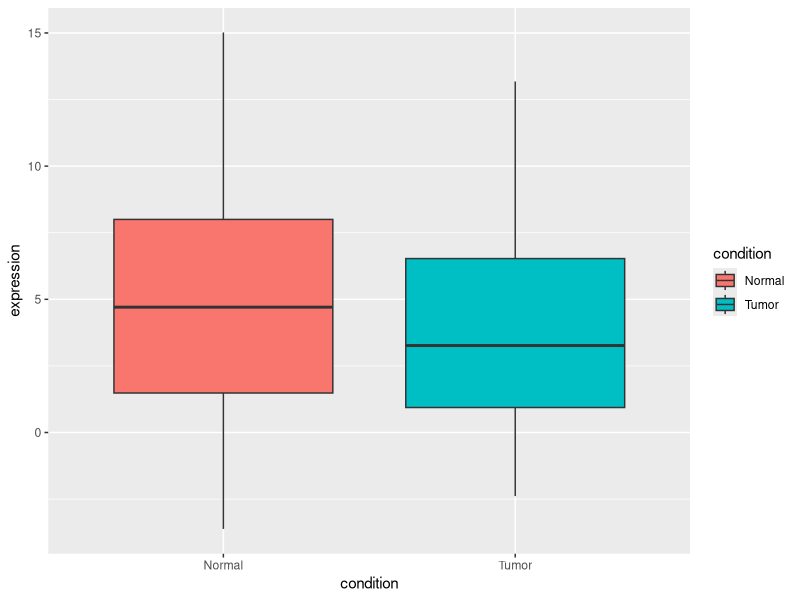
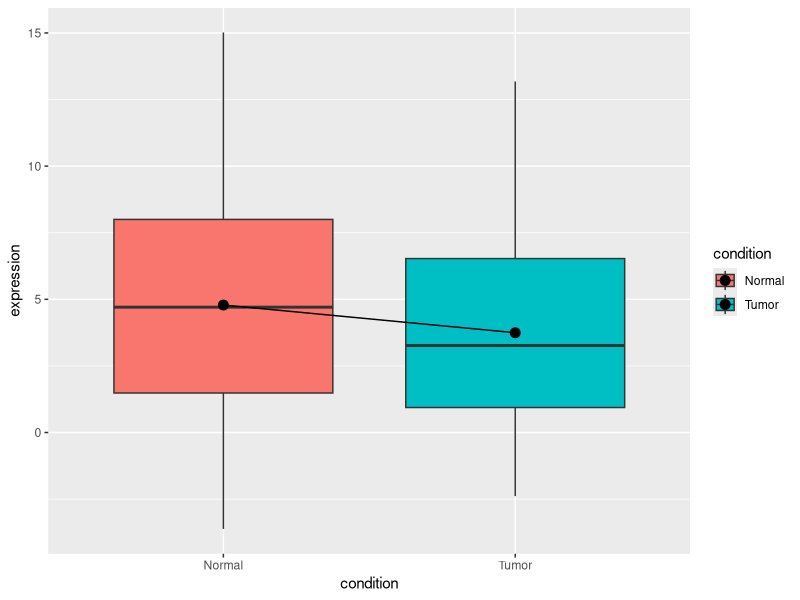
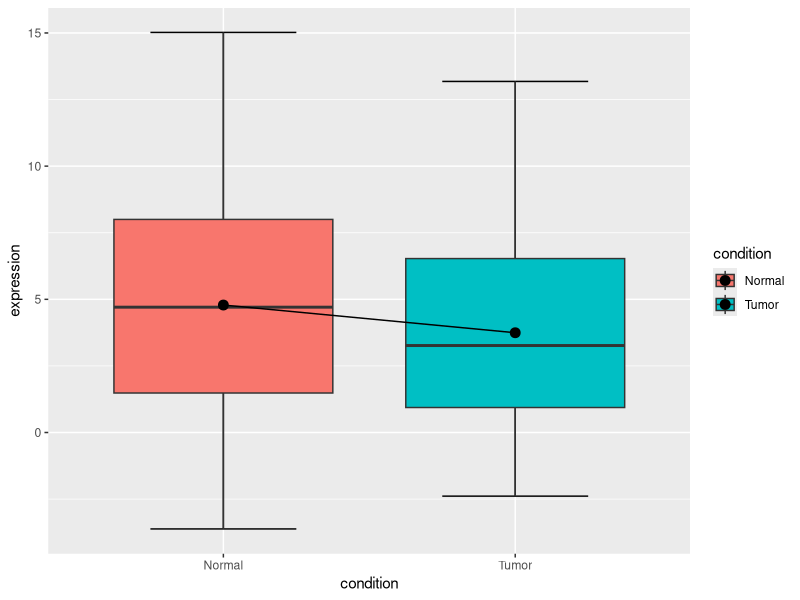
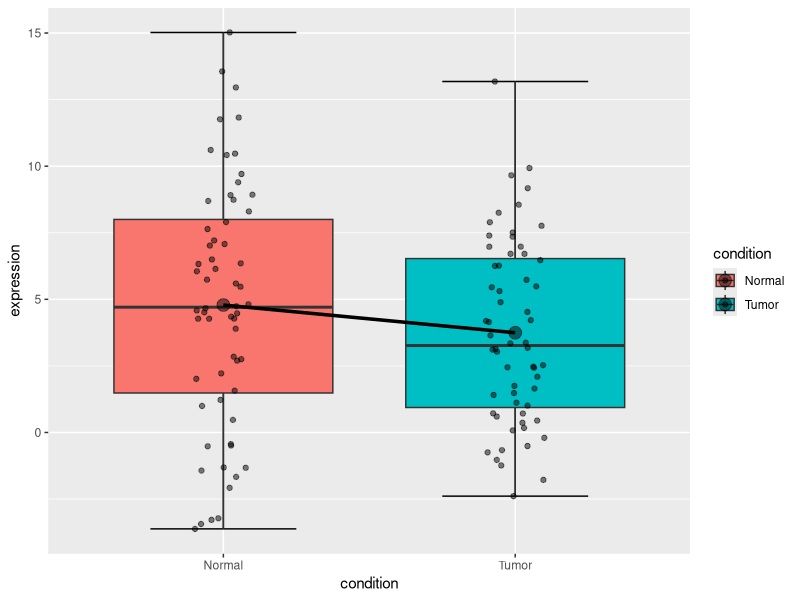
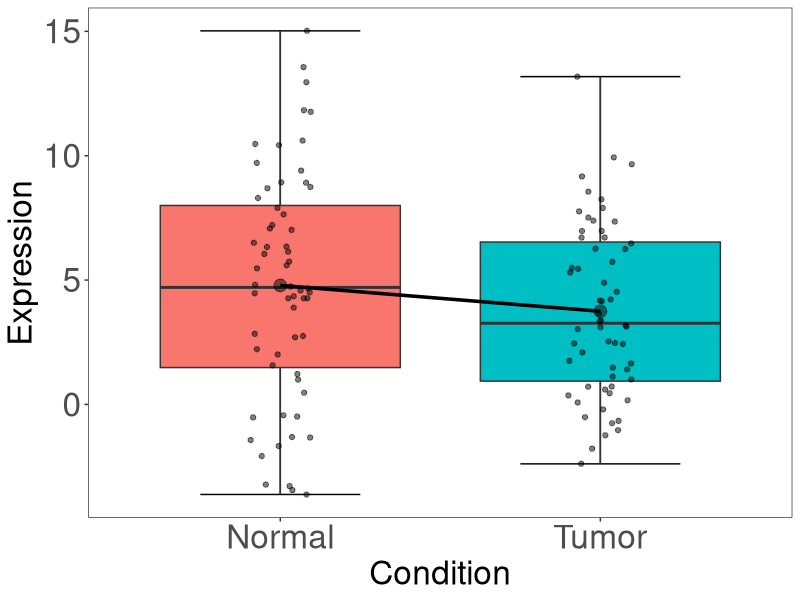
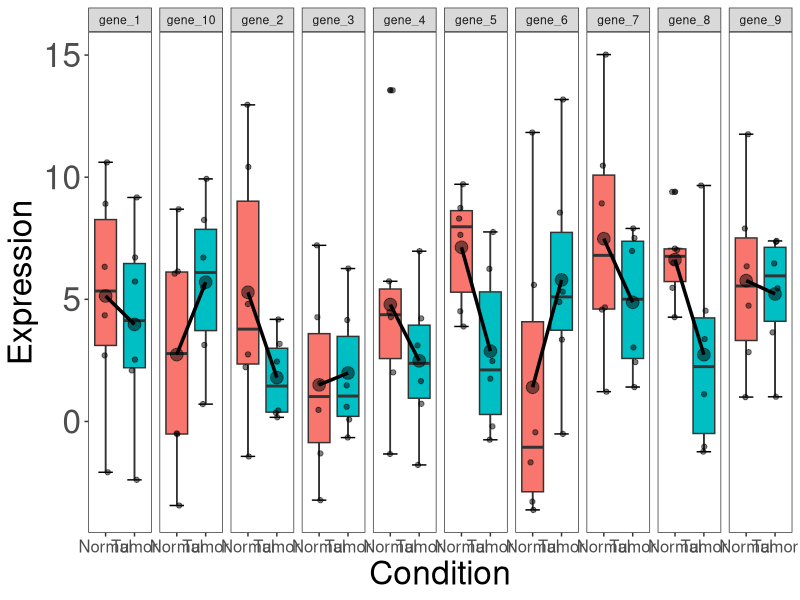
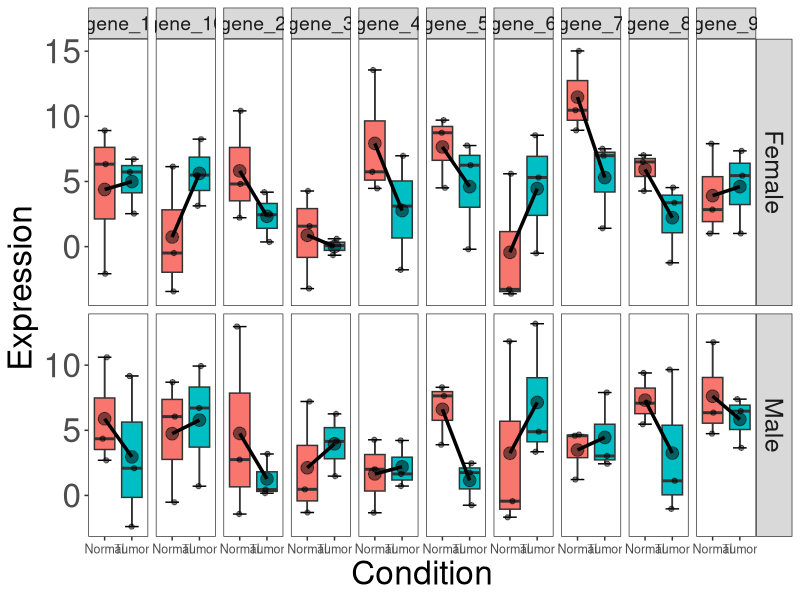
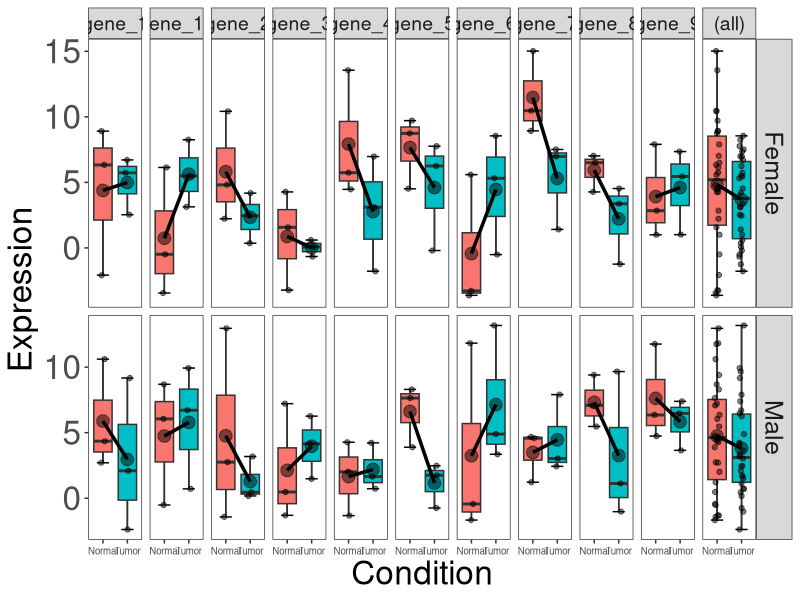

R code for these plots, in order:
## ---- chunk 1
df1 = data.frame(genes = paste0("gene_", seq(1, 10)), matrix(sample(round(rnorm( 120, 4, 4), 2)), 10, 12))
colnames(df1)[-1] = paste0("sample", seq(1, 12))
head(df1)
## ---- chunk 2
pheno = data.frame(
    samples = paste0("sample", seq(1, 12)),
    condition = rep(c("Normal", "Tumor"), each = 6),
    gender = rep(rep(c("Male", "Female"), each = 3), 2)
)
## ---- chunk 3
library(tidyr)
df2 = gather(df1, "sample", "expression", -genes)
str(df2)
## ---- chunk 4
pheno$samples=as.character(pheno$samples)
df3 = merge(df2, pheno, by.x = "sample", by.y = "samples")
head(df3)
## ---- chunk 5
library(ggplot2)
## ---- chunk 6
df3$sample = as.factor(df3$sample)
## ---- chunk 7
ggplot(df3, aes(x = condition, y = expression, fill = condition)) +
    geom_boxplot(position = position_dodge(width = 1.1)) 
## ---- chunk 8
ggplot(df3, aes(x = condition, y = expression, fill = condition)) +
    geom_boxplot(position = position_dodge(width = 1.1))+
    stat_summary(fun.y=mean, geom="line", aes(group=1))  +
    stat_summary(fun.y=mean, geom="point", size=3)
## ---- chunk 9
ggplot(df3, aes(x = condition, y = expression, fill = condition)) +
    stat_boxplot(geom="errorbar", width=.5)+
    geom_boxplot(position = position_dodge(width = 1.1))+
    stat_summary(fun.y=mean, geom="line", aes(group=1))  +
    stat_summary(fun.y=mean, geom="point", size=3)
## ---- chunk 10
ggplot(df3, aes(x = condition, y = expression, fill = condition)) +
    stat_boxplot(geom="errorbar", width=.5)+
    geom_boxplot(position = position_dodge(width = 1.1))+
    stat_summary(fun.y=mean, geom="line", aes(group=1),lwd=1.2)  +
    stat_summary(fun.y=mean, geom="point", size=4, alpha=0.5)+
    geom_jitter(width = 0.1, color="black", alpha=0.5)
## ---- chunk 11
ggplot(df3, aes(x = condition, y = expression, fill = condition)) +
    stat_boxplot(geom="errorbar", width=.5)+
    geom_boxplot(position = position_dodge(width = 1.1))+
    stat_summary(fun.y=mean, geom="line", aes(group=1),lwd=1.2)  +
    stat_summary(fun.y=mean, geom="point", size=4, alpha=0.5)+
    geom_jitter(width = 0.1, color="black", alpha=0.5) +
    labs(x = "Condition", y = "Expression")+
    theme_bw()+
    theme(
        axis.text.x = element_text(size = 24),
        axis.text.y = element_text(size = 24),
        axis.title.x = element_text(size = 24),
        axis.title.y = element_text(size = 24),
        panel.grid.major = element_blank(),
        panel.grid.minor = element_blank(),
        legend.position = "none",
        )
## ---- chunk 12
ggplot(df3, aes(x = condition, y = expression, fill = condition)) +
    stat_boxplot(geom="errorbar", width=.5)+
    geom_boxplot(position = position_dodge(width = 1.1))+
    stat_summary(fun.y=mean, geom="line", aes(group=1),lwd=1.2)  +
    stat_summary(fun.y=mean, geom="point", size=4, alpha=0.5)+
    geom_jitter(width = 0.1, color="black", alpha=0.5) +
    labs(x = "Condition", y = "Expression")+
    theme_bw()+
    theme(
        axis.text.x = element_text(size = 12),
        axis.text.y = element_text(size = 24),
        axis.title.x = element_text(size = 24),
        axis.title.y = element_text(size = 24),
        panel.grid.major = element_blank(),
        panel.grid.minor = element_blank(),
        legend.position = "none",
    )+
    facet_grid( ~ genes,
        scales = 'free_y',
        space = "free"
    )
## ---- chunk 13
ggplot(df3, aes(x = condition, y = expression, fill = condition)) +
    stat_boxplot(geom="errorbar", width=.5)+
    geom_boxplot(position = position_dodge(width = 1.1))+
    stat_summary(fun.y=mean, geom="line", aes(group=1),lwd=1.2)  +
    stat_summary(fun.y=mean, geom="point", size=4, alpha=0.5)+
    geom_jitter(width = 0.1, color="black", alpha=0.5) +
    labs(x = "Condition", y = "Expression")+
    theme_bw()+
    theme(
        axis.text.x = element_text(size = 9),
        axis.text.y = element_text(size = 24),
        axis.title.x = element_text(size = 24),
        axis.title.y = element_text(size = 24),
        panel.grid.major = element_blank(),
        panel.grid.minor = element_blank(),
        legend.position = "none",
        strip.text.x = element_text(size = 14),
        strip.text.y = element_text(size = 18)
    )+
    facet_grid( gender ~ genes,
        scales = 'free_y',
        space = "free"
    )
## ---- chunk 14
ggplot(df3, aes(x = condition, y = expression, fill = condition)) +
    stat_boxplot(geom="errorbar", width=.5)+
    geom_boxplot(position = position_dodge(width = 1.1))+
    stat_summary(fun.y=mean, geom="line", aes(group=1),lwd=1.2)  +
    stat_summary(fun.y=mean, geom="point", size=4, alpha=0.5)+
    geom_jitter(width = 0.1, color="black", alpha=0.5) +
    labs(x = "Condition", y = "Expression")+
    theme_bw()+
    theme(
        axis.text.x = element_text(size = 7),
        axis.text.y = element_text(size = 24),
        axis.title.x = element_text(size = 24),
        axis.title.y = element_text(size = 24),
        panel.grid.major = element_blank(),
        panel.grid.minor = element_blank(),
        legend.position = "none",
        strip.text.x = element_text(size = 14),
        strip.text.y = element_text(size = 18)
    )+
    facet_grid( gender ~ genes,
        scales = 'free_y',
        space = "free",
        margins = "genes"
    )
